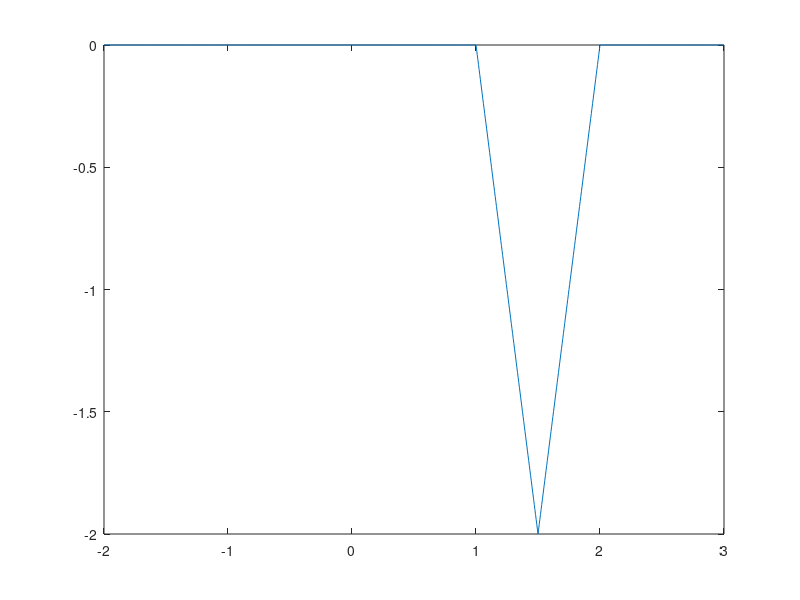

The MATLAB source for this figure:
% Experiment 1: Signal Generation

clc; clear; close all;

% --------------- Unit Step ---------------
%% Unit step function
t = -5:0.01:5;
u = t >= 0;
plot(t, u);

%% Discrete unit step function
t = -5:1:5;
u = t >= 0;
stem(t, u);

%% u(-t)
t = -5:0.01:5;
u = t <= 0;
plot(t, u);

%% -u(t)
t = -5:0.01:5;
u = t >= 0;
plot(t, -u);

%% 2[u(t-1) - u(t-2)]
t = -5:0.01:5;
u = t >= 1 & t <= 2;
plot(t, 2 * u);

% --------------- Unit Ramp ---------------
%% Unit ramp function
t = -5:0.01:5;
u = t >= 0;
r = t .* u;
plot(t, r);

% --------------- Exponential ---------------
%% Exponential growth
t = -5:0.01:5;
u = t >= 0;
e = exp(t .* u);
plot(t, e);

%% Exponential decay
t = -5:0.01:5;
u = t >= 0;
e = exp(-t .* u);
plot(t, e);

% --------------- Sine Functions ---------------
%% sin(wt), t>=0
t = -5:0.01:5;
u = t >= 0;
f = 1;
s = sin(2 * pi * f * (t .* u));
plot(t, s);

%% cos(wt), t>=0
t = -5:0.01:5;
u = t >= 0;
f = 1;
c = cos(2 * pi * f * (t .* u));
plot(t, c);

% --------------- Complex Sine Functions ---------------
%% Growing complex sin | e^(t) * sin(wt)
t = -5:0.01:5;
u = t >= 0;
f = 1;
e = exp(t .* u);
s = sin(2 * pi * f * (t .* u));
csg = e .* s;
plot(t, csg);

%% Decaying complex sin | e^(-t) * sin(wt)
t = -5:0.01:5;
u = t >= 0;
f = 1;
e = exp(-t .* u);
s = sin(2 * pi * f * (t .* u));
csd = e .* s;
plot(t, csd);

% --------------- Signal Generation ---------------
%% u(t-1) + u(t-2) - 2u(t-3)
t = -5:0.01:5;
x1 = t >= 1 & t <= 3;
x2 = t >= 2 & t <= 3;
plot(t, x1 + x2);

%% Homework #1: Question 1
t = -5:0.01:5;
x1 = t >= 1 & t < 2;
x2 = t >= 2 & t <= 3;
r1 = x1 .* (t - 1);
r2 = -1 .* x2 .* (t - 3);
plot(t, r1 + r2);

%% Homework #1: Question 2
plot(t / 2 + 0.5, -2 * (r1 + r2)); % time scaling -> shift time by 0.5 to compensate -> amplitude scaling
